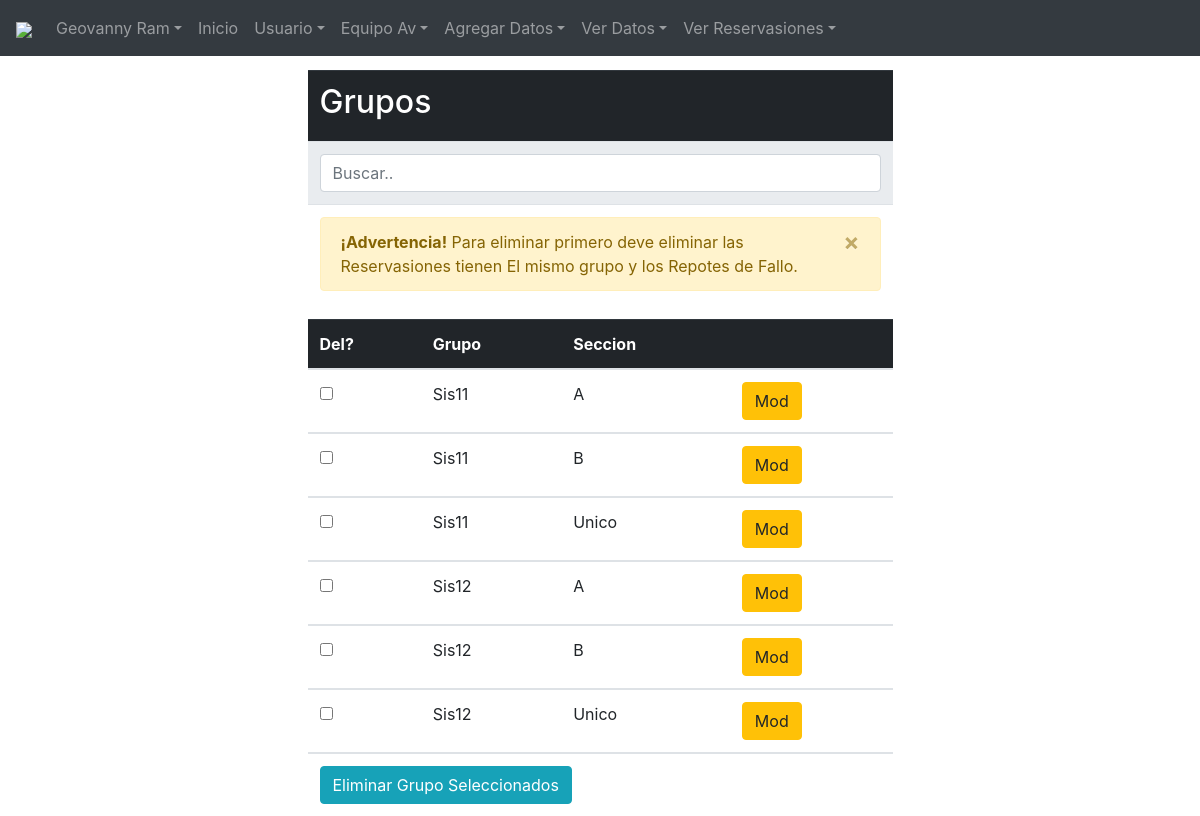
The app's page /pagAd/indexa.php?pg=vergrup.php (signed in) with its own data.
### tables this page shows
CREATE TABLE `usuario` (
  `iduser` varchar(200) NOT NULL,
  `nombre` varchar(100) NOT NULL,
  `apellido` varchar(100) NOT NULL,
  `pass` varchar(100) NOT NULL,
  `dep` int(11) NOT NULL,
  `tipo` int(11) NOT NULL,
  PRIMARY KEY (`iduser`),
  KEY `FK_usuariodep` (`dep`),
  KEY `FK_usuariotip` (`tipo`),
  CONSTRAINT `FK_usuariodep` FOREIGN KEY (`dep`) REFERENCES `departamento` (`iddep`),
  CONSTRAINT `FK_usuariotip` FOREIGN KEY (`tipo`) REFERENCES `tipous` (`idtipo`)
);

CREATE TABLE `grupo` (
  `idgrupo` int(11) NOT NULL AUTO_INCREMENT,
  `grupo` varchar(100) NOT NULL,
  `seccion` varchar(100) NOT NULL,
  PRIMARY KEY (`idgrupo`)
);

### pagAd/vergrup.php (the view, shortened to what this page needs)
<div class="table-responsive table-hover">
    <table class="table table-full"><form method="post">
<tr class="thead-dark">
<th colspan="8"><h2>Grupos</h2></th>
</tr>
<tr class="thead-light">
<th colspan="5"><input class="form-control" id="myInput" type="text" placeholder="Buscar.."></th>
</tr>
  <tr><td  colspan=8><div class='alert alert-warning alert-dismissible fade show'>
      <button type='button' class='close' data-dismiss='alert'>&times;</button>
      <strong>¡Advertencia!</strong> Para eliminar primero deve eliminar las Reservasiones tienen El mismo grupo y los Repotes de Fallo.
    </td></tr></div>
<tr>
<tr class="thead-dark">
<th>Del?</th>
<th>Grupo</th>
<th>Seccion</th>
<th> </th>
</tr>
<?php
$sql="SELECT *
	FROM
	grupo
	order by grupo, seccion";
    $results=$conn->query($sql);
    while($fila=$results->fetch_assoc()){
	echo "<tbody id='myTable'>";
    echo "<tr>";
    echo "<td><input type=checkbox name=eliminar[] value='$fila[idgrupo]' /></td>";
    echo "<td>$fila[grupo] </td>";
    echo "<td>$fila[seccion] </td>";
    echo "<td><a class='btn btn-warning' href='indexa.php?pg=modgrup.php&idgrupo=$fila[idgrupo]'>";
    echo "Mod</a></td>";
    }
?>
</tr>
</tbody>
<tr>
<td colspan="7"><input type="submit" name="del" class="btn btn-info" value="Eliminar Grupo Seleccionados" /></td>
</tr>

### pagAd/nav.php (shortened to what this page needs)
<?php
if (!isset($_SESSION["id"])) {
  header('Location: ../index.php');
}else{
$id = $_SESSION['id'];
}
 ?>
<!DOCTYPE HTML>
<html language="es">
<head>
<link rel="stylesheet" href="../css/bootstrap.min.css" type="text/css" />
<link rel="stylesheet" href="../css/bootstrap-grid.min.css" type="text/css" />
</head>
<nav class="navbar navbar-expand-md bg-dark navbar-dark fixed-top">
<a class="navbar-brand" href="#"><img src="../img/logo-new-white.png" style="width: 180px;" /></a>
<div class="collapse navbar-collapse" id="collapsibleNavbar">
<ul class="navbar-nav">
<li class="nav-item dropdown">
<a class="nav-link dropdown-toggle" href="#" id="navbardrop" data-toggle="dropdown"><?php
$sql="SELECT * FROM usuario where iduser = '$id'";
$results=$conn->query($sql);
$fila=$results->fetch_assoc();
echo "$fila[nombre] $fila[apellido]";
?></a>
</li>
<li class="nav-item">
<a class="nav-link" href="indexa.php">Inicio</a>
</li>
<li class="nav-item dropdown">
<a class="nav-link dropdown-toggle" href="#" id="navbardrop" data-toggle="dropdown">Usuario</a>
</li>
     <li class="nav-item dropdown"><a class="nav-link dropdown-toggle" href="#" data-toggle="dropdown">Equipo Av</a>
</li>
<li class="nav-item dropdown">
<a class="nav-link dropdown-toggle" href="#" id="navbardrop" data-toggle="dropdown">Agregar Datos</a>
</li>
<li class="nav-item dropdown">
<a class="nav-link dropdown-toggle" href="#" id="navbardrop" data-toggle="dropdown">Ver Datos</a>
</li>
<li class="nav-item dropdown">
<a class="nav-link dropdown-toggle" href="#" id="navbardrop" data-toggle="dropdown">Ver Reservasiones</a>
</li>
</ul>
</div>
</nav>
<div class="container-fluid" style="margin-top:70px">

### records on screen
usuario: nombre "Geovanny", apellido "Ram"
grupo: grupo "Sis11", seccion "A"
grupo: grupo "Sis11", seccion "B"
grupo: grupo "Sis11", seccion "Unico"
grupo: grupo "Sis12", seccion "A"
grupo: grupo "Sis12", seccion "B"
grupo: grupo "Sis12", seccion "Unico"
